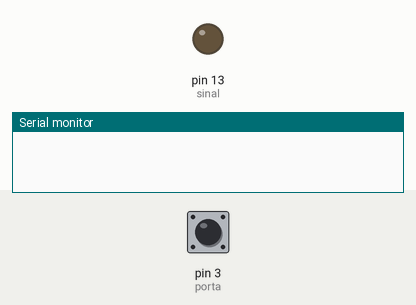
A sketch run on a simulated Arduino Uno, built with avr-gcc and run on an emulated ATmega328P. Parts: output pins drawn as LEDs (lit = HIGH), the last lines printed to the serial monitor. Inputs (shaded band) come from the test bench; at power-on: pin 3 (porta) HIGH.

Above: at 1.2 s.
1.3 s: pin 3 (porta) pulled LOW for 1 s
At 1.7 s:
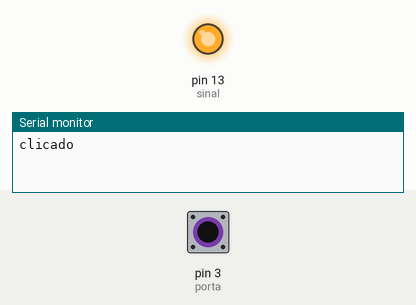
3.8 s: pin 3 (porta) pulled LOW for 3.2 s
At 7.9 s:
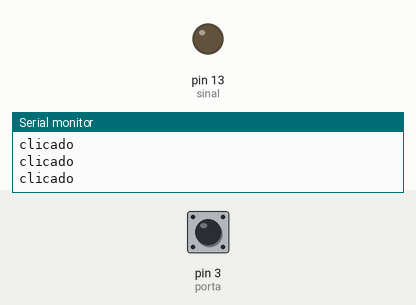
Timing chart, 0 to 9.4 s (numbered marks = the images above; inputs shaded):
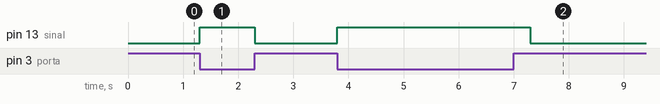

Measured:
- after the input at 1.3 s, pin 13 (sinal): LOW → HIGH at once, → LOW 1.0 s later
- after the input at 3.8 s, pin 13 (sinal): LOW → HIGH at once, → LOW 3.5 s later

The sketch:

sql_com_arduino.ino
```cpp
/*
 * Projeto integrado com Python
 */

int porta = 3;
int sinal = 13; // sinal luminoso junto com o clique/salvamento no BD.

void setup() {
  Serial.begin(9600);
  pinMode(porta, INPUT_PULLUP);
  pinMode(sinal, OUTPUT);
  digitalWrite(sinal, LOW);
}

void loop() {
  int estado = digitalRead(porta);

  if (estado == LOW) {
    Serial.println("clicado");
    digitalWrite(sinal, HIGH);
    delay(500);
    digitalWrite(sinal, LOW);
  }
}
```
